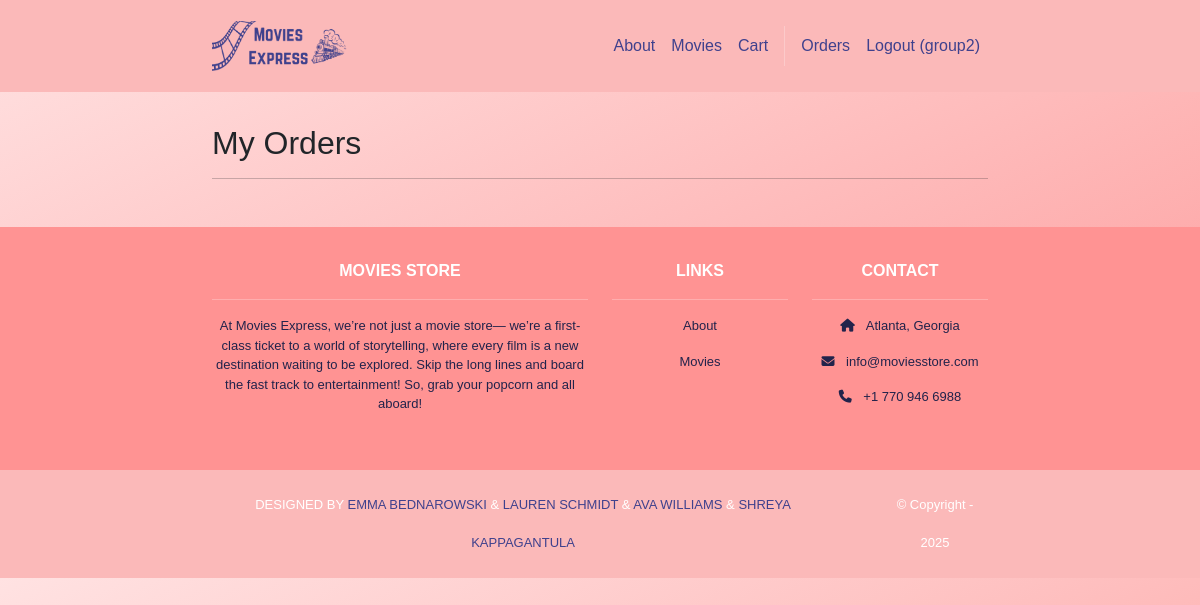
/accounts/orders/ (signed in), run on an earlier commit of the app's database.
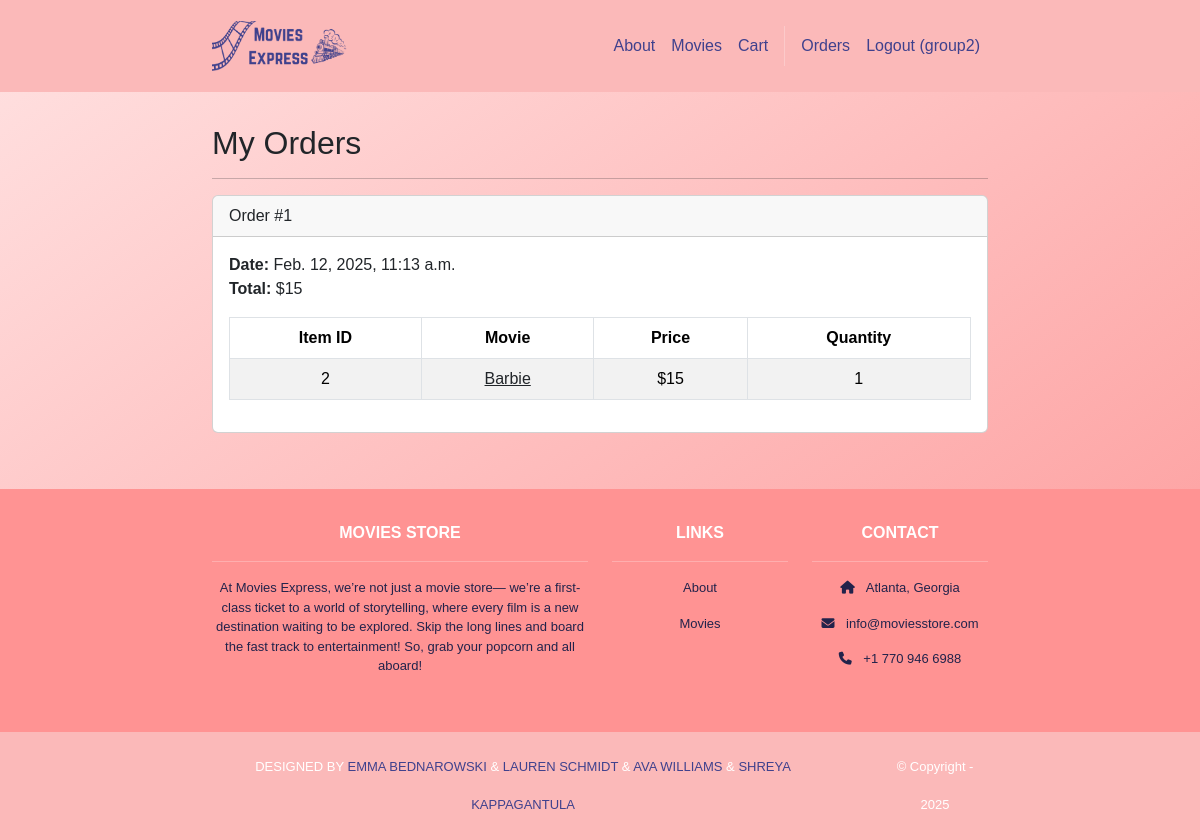
And on a later commit of the database.
### cart/models.py (models this page shows, shortened)
class Order(models.Model):
    id = models.AutoField(primary_key=True)
    total = models.IntegerField()
    date = models.DateTimeField(auto_now_add=True)
    user = models.ForeignKey(User,
        on_delete=models.CASCADE)

class Item(models.Model):
    id = models.AutoField(primary_key=True)
    price = models.IntegerField()
    quantity = models.IntegerField()
    order = models.ForeignKey(Order,
        on_delete=models.CASCADE)
    movie = models.ForeignKey(Movie,
        on_delete=models.CASCADE)

### movies/models.py (models this page shows, shortened)
class Movie(models.Model):
    id = models.AutoField(primary_key=True)
    name = models.CharField(max_length=255)
    price = models.IntegerField()
    description = models.TextField()
    image = models.ImageField(upload_to='movie_images/')

### accounts/views.py (the view)
# urls.py: path('orders/', views.orders, name='accounts.orders'),
@login_required
def orders(request):
    template_data = {}
    template_data['title'] = 'Orders'
    template_data['orders'] = request.user.order_set.all()
    return render(request, 'accounts/orders.html',
        {'template_data': template_data})

### accounts/templates/accounts/orders.html
{% extends 'base.html' %}
{% block content %}
<div class="p-3">
  <div class="container">
    <div class="row mt-3">
      <div class="col mx-auto mb-3">
        <h2>My Orders</h2>
        <hr />
        {% for order in template_data.orders %}
        <div class="card mb-4">
          <div class="card-header">
            Order #{{ order.id }}
          </div>
          <div class="card-body">
            <b>Date:</b> {{ order.date }}<br />
            <b>Total:</b> ${{ order.total }}<br />
            <table class="table table-bordered
              table-striped text-center mt-3">
              <thead>
                <tr>
                  <th scope="col">Item ID</th>
                  <th scope="col">Movie</th>
                  <th scope="col">Price</th>
                  <th scope="col">Quantity</th>
                </tr>
              </thead>
              <tbody>
                {% for item in order.item_set.all %}
                <tr>
                  <td>{{ item.movie.id }}</td>
                  <td>
                    <a class="link-dark"
                      href="{% url 'movies.show'
                      id=item.movie.id %}">
                      {{ item.movie.name }}
                    </a>
                  </td>
                  <td>${{ item.movie.price }}</td>
                  <td>{{ item.quantity }}</td>
                </tr>
                {% endfor %}
              </tbody>
            </table>
          </div>
        </div>
        {% endfor %}
      </div>
    </div>
  </div>
</div>
{% endblock content %}

What changed in the data, as far as the page shows it:
added Order: id "1", date "Feb. 12, 2025, 11:13 a.m.", total "15"
added Item: movie.id "2", movie.name "Barbie", movie.price "15", quantity "1"
